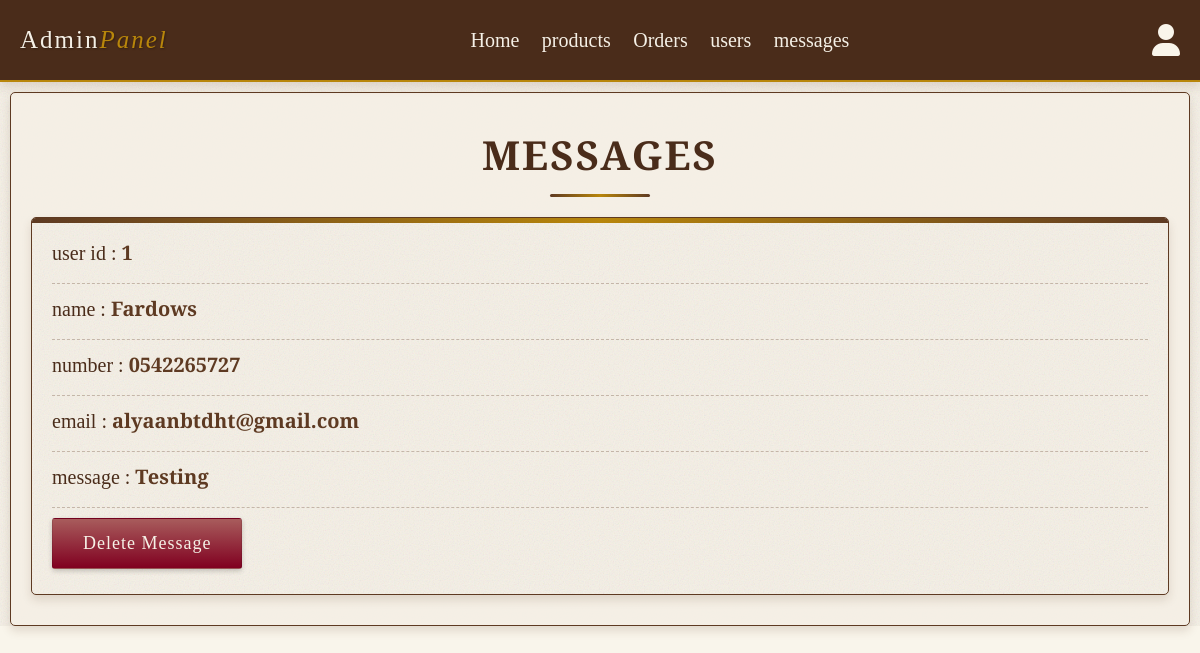
The app's page /admin_contacts.php (signed in) with its own data.
### tables this page shows
CREATE TABLE `message` (
  `id` int(100) NOT NULL,
  `user_id` int(100) NOT NULL,
  `name` varchar(100) NOT NULL,
  `email` varchar(100) NOT NULL,
  `number` varchar(10) NOT NULL,
  `message` varchar(500) NOT NULL
);

### admin_contacts.php (the view, shortened to what this page needs)
<?php
include 'config.php';
?>
<!DOCTYPE html>
<html lang="en">
<head>
   <link rel="stylesheet" href="https://cdnjs.cloudflare.com/ajax/libs/font-awesome/6.0.0/css/all.min.css">
   <link rel="stylesheet" href="./css/admin_style.css?v=<?php echo time(); ?>">
</head>
<body>
<?php include 'admin_header.php'; ?>
<section class="messages">
   <h1 class="title"> messages </h1>
   <div class="box-container">
   <?php
      $select_message = mysqli_query($conn, "SELECT * FROM `message`") or die('query failed');
      if(mysqli_num_rows($select_message) > 0){
         while($fetch_message = mysqli_fetch_assoc($select_message)){
   ?>
   <div class="box">
      <p> user id : <span><?php echo $fetch_message['user_id']; ?></span> </p>
      <p> name : <span><?php echo $fetch_message['name']; ?></span> </p>
      <p> number : <span><?php echo $fetch_message['number']; ?></span> </p>
      <p> email : <span><?php echo $fetch_message['email']; ?></span> </p>
      <p> message : <span><?php echo $fetch_message['message']; ?></span> </p>
      <a href="admin_contacts.php?delete=<?php echo $fetch_message['id']; ?>" onclick="return confirm('delete this message?');" class="delete-btn">delete message</a>
   </div>
   <?php
      };
   }else{
      echo '<p class="empty">you have no messages!</p>';
   }
   ?>
   </div>
</section>
</body>
</html>

### css/admin_style.css (style rules this page uses)
:root { --parchment: #f5f0e6; --leather: #5e3a22; --mahogany: #4a2c1a; --ink: #1a120b; --maroon: #800020; --gold: #b8860b; --dusty-red: #a85c5c; --library-green: #556b2f; --light-bg: #f9f5eb; --border: .1rem solid var(--leather); --box-shadow: 0 .5rem 1rem rgba(94, 58, 34, 0.15); }
* { margin: 0; padding: 0; box-sizing: border-box; outline: none; border: none; text-decoration: none; transition: all .2s ease-in-out; }
html { font-size: 62.5%; overflow-x: hidden; background-color: var(--light-bg); }
body { background-color: var(--parchment); background-image: var(--texture); font-family: 'Cormorant Garamond', serif; color: var(--ink); line-height: 1.6; }
section { padding: 3rem 2rem; background-color: rgba(245, 240, 230, 0.9); border-radius: 0.5rem; margin: 1rem; box-shadow: var(--box-shadow); border: var(--border); position: relative; }
section::before { content: ""; position: absolute; top: 0; left: 0; right: 0; bottom: 0; background: linear-gradient( 135deg, rgba(94, 58, 34, 0.05) 0%, rgba(245, 240, 230, 0.8) 50%, rgba(94, 58, 34, 0.05) 100% ); pointer-events: none; border-radius: 0.5rem; z-index: -1; }
.title { text-align: center; margin-bottom: 2rem; text-transform: uppercase; color: var(--mahogany); font-size: 4rem; font-family: 'Cinzel', serif; letter-spacing: 0.2rem; position: relative; padding-bottom: 1rem; }
.title::after { content: ""; position: absolute; bottom: 0; left: 50%; transform: translateX(-50%); width: 10rem; height: 0.3rem; background: linear-gradient(90deg, var(--leather), var(--gold), var(--leather)); border-radius: 0.5rem; }
.btn, .option-btn, .delete-btn, .white-btn { display: inline-block; margin-top: 1rem; padding: 1rem 3rem; cursor: pointer; color: var(--parchment); font-size: 1.8rem; border-radius: 0.3rem; text-transform: capitalize; font-family: 'Cinzel', serif; letter-spacing: 0.1rem; position: relative; overflow: hidden; transition: all 0.3s ease; box-shadow: 0 2px 5px rgba(0, 0, 0, 0.2); border: 1px solid rgba(0, 0, 0, 0.1); }
.btn::before, .option-btn::before, .delete-btn::before, .white-btn::before { content: ""; position: absolute; top: 0; left: -100%; width: 100%; height: 100%; background: linear-gradient( 90deg, transparent, rgba(255, 255, 255, 0.2), transparent ); transition: 0.5s; }
.delete-btn { background-color: var(--dusty-red); background-image: linear-gradient(to bottom, var(--dusty-red), var(--maroon)); }
.messages .box-container { display: grid; grid-template-columns: repeat(auto-fit, minmax(35rem, 1fr)); justify-content: center; gap: 1.5rem; max-width: 1200px; margin: 0 auto; align-items: flex-start; }
.messages .box-container .box { background-color: var(--parchment); padding: 2rem; border: var(--border); box-shadow: var(--box-shadow); border-radius: 0.5rem; position: relative; overflow: hidden; background-image: var(--texture); transition: all 0.3s ease; }
.messages .box-container .box::before { content: ""; position: absolute; top: 0; left: 0; width: 100%; height: 0.5rem; background: linear-gradient(90deg, var(--leather), var(--gold), var(--leather)); }
.messages .box-container .box p { padding-bottom: 1.5rem; font-size: 2rem; color: var(--mahogany); line-height: 1.5; font-family: 'Cormorant Garamond', serif; border-bottom: 1px dashed rgba(94, 58, 34, 0.3); margin-bottom: 1rem; }
.messages .box-container .box p span { color: var(--leather); font-weight: 600; }
.messages .box-container .box .delete-btn { margin-top: 0; }

### records on screen
message: user "1", name "Fardows", number "0542265727", email "alyaanbtdht@gmail.com", message "Testing"
